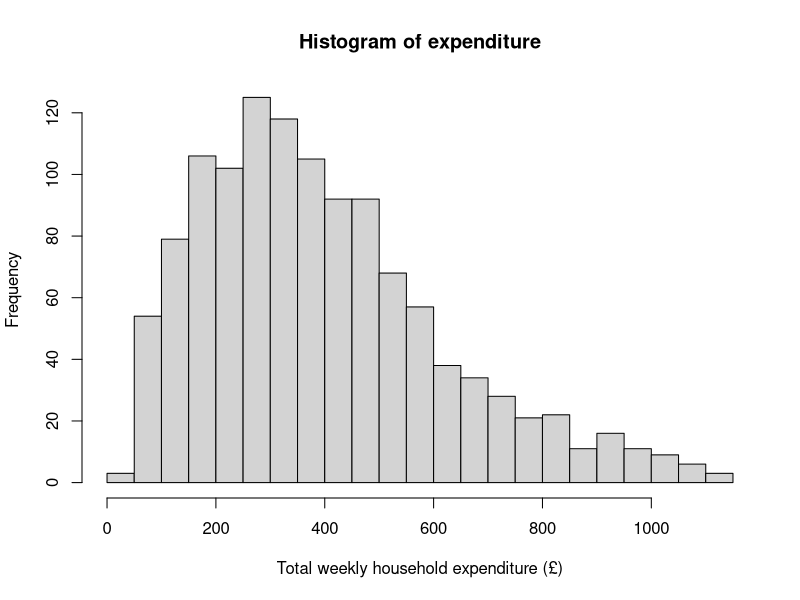
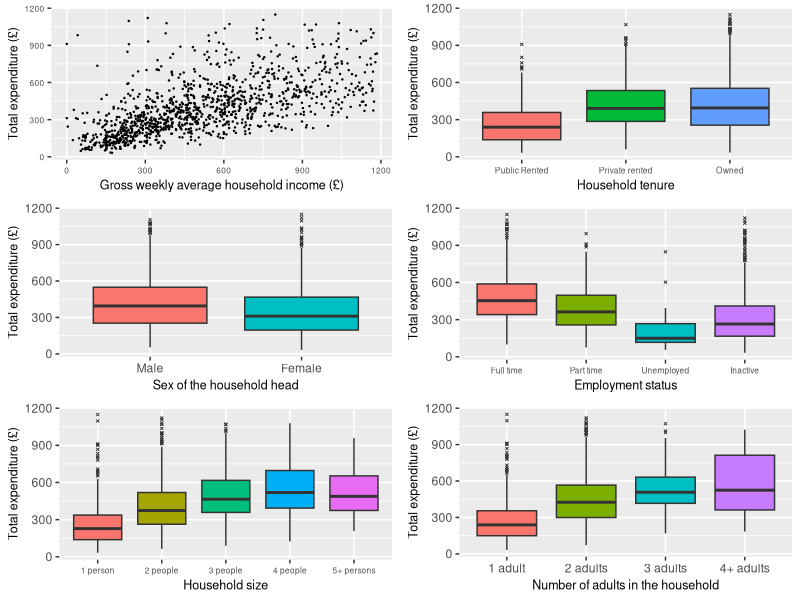
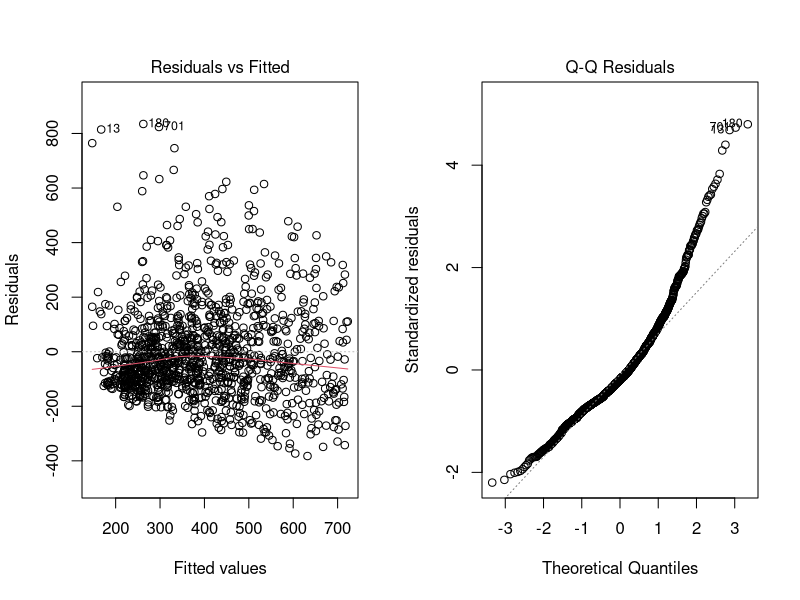
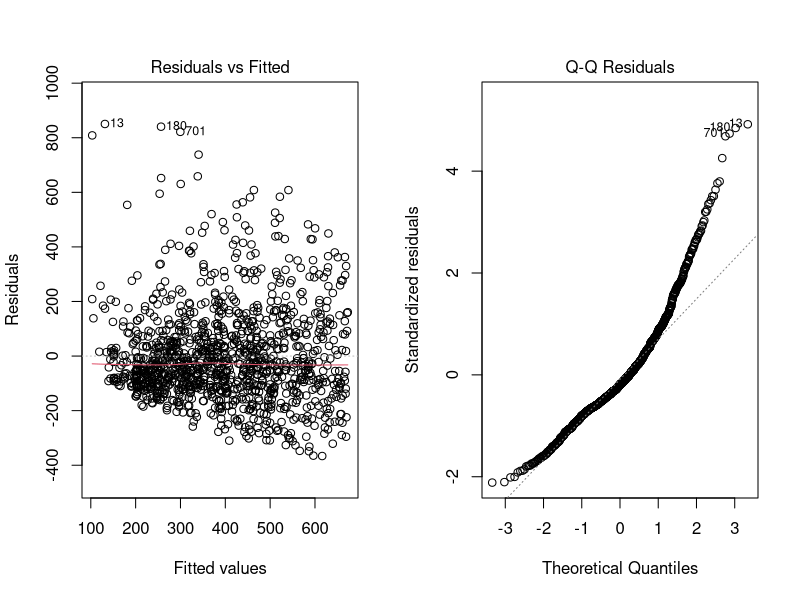
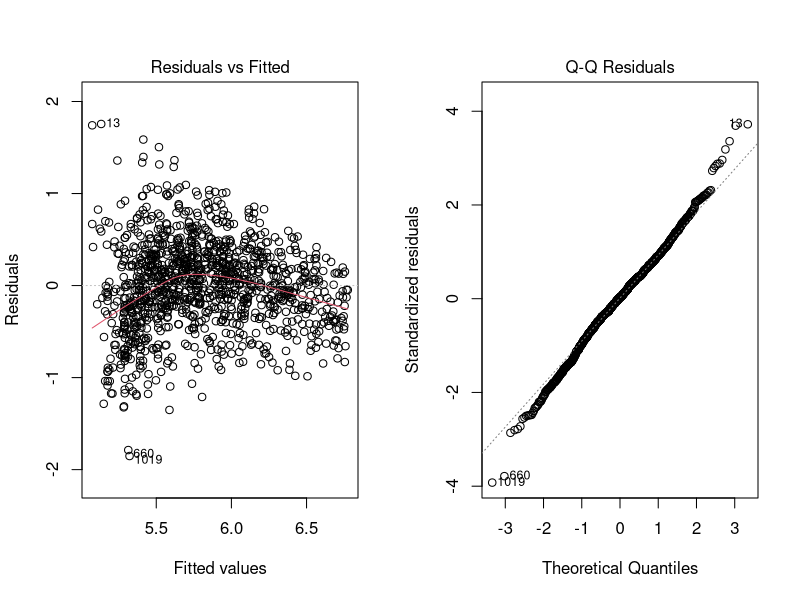
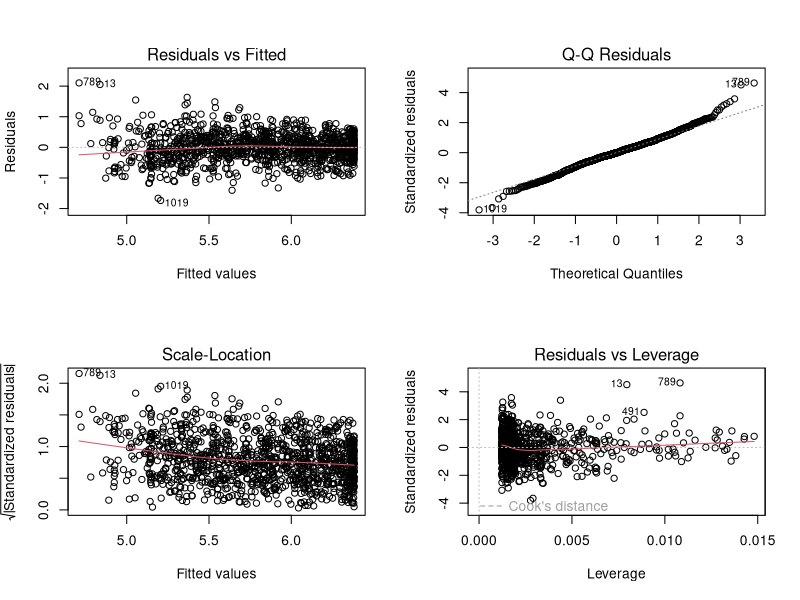
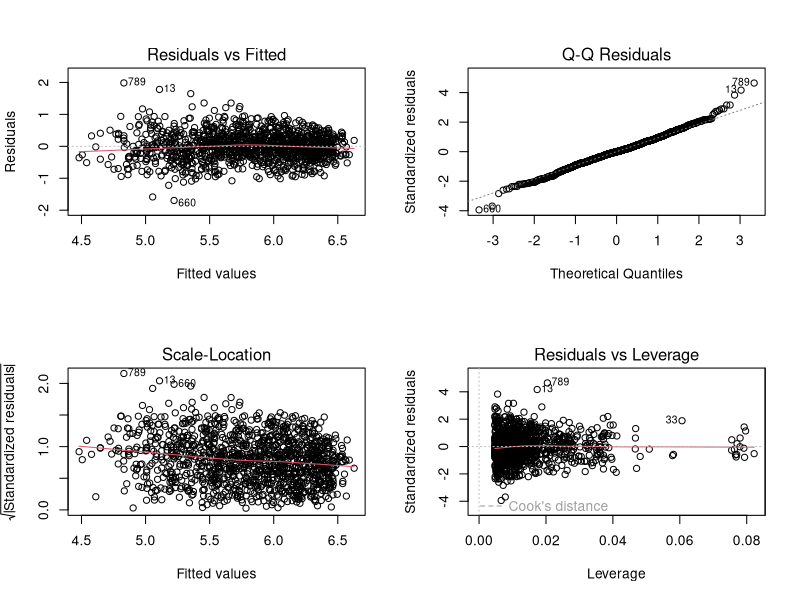
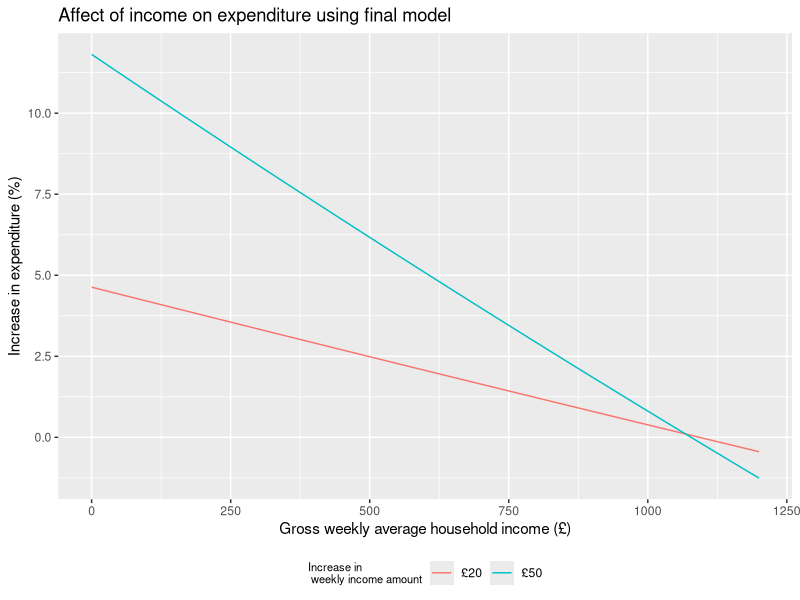

These figures' R source, in order:
## ---- chunk 1
#Initial environment setup
setwd("~/Desktop/GLM/Coursework/GLM-CW")
expend.df <- read.table("expenditure.txt")
library(tidyverse)
library(kableExtra)
library(gridExtra)
library(broom)
library(MASS)
## ---- chunk 2
#Data cleaning

#coding variables as factors
expend.df$house.ten <- factor(expend.df$house.ten,levels=c(1:3),labels=c("Public Rented","Private rented","Owned"))
expend.df$sex.hh <- factor(expend.df$sex.hh,levels=c(1,2),labels=c("Male","Female"))
expend.df$lab.force <- factor(expend.df$lab.force,levels=c(1:4),labels=c("Full time", "Part time","Unemployed","Inactive"))
expend.df$hh.size <- factor(expend.df$hh.size,levels=c(1:5),labels = c("1 person","2 people","3 people","4 people","5+ persons"))
expend.df$hh.adults <- factor(expend.df$hh.adults,levels = c(1:4), labels = c("1 adult","2 adults","3 adults","4+ adults"))

## ---- chunk 3
#Histogram to examine the expenditure
hist(expend.df$expenditure,breaks = 20,
     xlab = "Total weekly household expenditure (£)",
     main = "Histogram of expenditure")
## ---- chunk 4
#calculating mean of expenditure
mean.expend <- mean(expend.df$expenditure)
mean.expend

#finding number of households spending less than the mean
sum(expend.df$expenditure<mean.expend)

#percent of households earning less than the mean
round(sum(expend.df$expenditure<mean.expend)/dim(expend.df)[1],3)
## ---- chunk 5
#Creating the 
#scatter plot to look at relationship between income and expenditure
p1<-ggplot(data=expend.df,aes(x=income,y=expenditure))+
  geom_point(size=0.2)+
  xlab("Gross weekly average household income (£)")+
  ylab("Total expenditure (£)")+
  theme(axis.text=element_text(size=6),
        axis.title=element_text(size=9))

#boxplots
p2<-ggplot(data=expend.df,aes(y=expenditure,x=house.ten,fill=house.ten))+
  geom_boxplot(outlier.size = 0.5,outlier.shape = 4)+
  xlab("Household tenure")+
  ylab("Total expenditure (£)")+
  guides(fill= "none")+
  theme(axis.text.x = element_text(size = 6),
        axis.title=element_text(size=9))

#scale_fill_discrete(name="Household\ntenure")

p3<-ggplot(data=expend.df,aes(y=expenditure,x=sex.hh,fill=sex.hh))+
  geom_boxplot(outlier.size = 0.5,outlier.shape = 4)+
  xlab("Sex of the household head")+
  ylab("Total expenditure (£)")+
  guides(fill= "none")+
  theme(axis.title = element_text(size = 9))
  
p4<-ggplot(data=expend.df,aes(y=expenditure,x=lab.force,fill=lab.force))+
  geom_boxplot(outlier.size = 0.5,outlier.shape = 4)+
  xlab("Employment status")+
  ylab("Total expenditure (£)")+
  guides(fill= "none")+
  theme(axis.text.x = element_text(size = 6),
        axis.title=element_text(size=9))

p5<-ggplot(data=expend.df,aes(y=expenditure,x=hh.size,fill=hh.size))+
  geom_boxplot(outlier.size = 0.5,outlier.shape = 4)+
  xlab("Household size")+
  ylab("Total expenditure (£)")+
  guides(fill= "none")+
  theme(axis.text.x = element_text(size = 6),
        axis.title=element_text(size=9))

p6<-ggplot(data=expend.df,aes(y=expenditure,x=hh.adults,fill=hh.adults))+
  geom_boxplot(outlier.size = 0.5,outlier.shape = 4)+
  xlab("Number of adults in the household")+
  ylab("Total expenditure (£)")+
  guides(fill= "none")+
  theme(axis.title = element_text(size = 9))

grid.arrange(p1,p2,p3,p4,p5,p6,ncol=2,nrow=3)
## ---- chunk 6
#Question 2
#Fitting linear model
lm.income<-lm(expenditure~income,data = expend.df)
#creating table to display results
knitr::kable(as.data.frame(tidy(lm.income)[,1:3]),digits=3,caption = "Estimated coefficients and SE for part 2 model")%>%
  row_spec(0,bold=T)%>%
  kable_styling(position = "center",latex_options = "HOLD_position")
## ---- chunk 7
#Creating diagnostic plots
par(mfrow=c(1,2))
plot(lm.income,1)
plot(lm.income,2)
## ---- chunk 8
#Question 3
#Fitting model
lm.income.sqd <- lm(expenditure~income+I(income^2),data = expend.df)

#Producing table of results
knitr::kable(as.data.frame(tidy(lm.income.sqd)[,1:3]),digits=5,caption = "Estimated coefficients and SE for part 3 model")%>%
  row_spec(0,bold=T)%>%
  kable_styling(position = "center",latex_options = "HOLD_position")
## ---- chunk 9
#Creating diagnostic plots
par(mfrow=c(1,2))
plot(lm.income.sqd,1)
plot(lm.income.sqd,2)
## ---- chunk 10
#Question 4
#Fitting model
lm.log.income<-lm(log(expenditure)~income,data = expend.df)

#Producing table of results
knitr::kable(as.data.frame(tidy(lm.log.income)[,1:3]),digits=5,caption = "Estimated coefficients and SE for part 4 model")%>%
  row_spec(0,bold=T)%>%
  kable_styling(position = "center",latex_options = "HOLD_position")
## ---- chunk 11
#Creating diagnostic plots
par(mfrow=c(1,2))
plot(lm.log.income,1)
plot(lm.log.income,2)
## ---- chunk 12
#Question 4
#Fitting model
lm.log.income.sqd <- lm(log(expenditure)~income+I(income^2),data = expend.df)

#Producing table of results
knitr::kable(as.data.frame(tidy(lm.log.income.sqd)[,1:3]),digits=7,caption = "Estimated coefficients and SE for part 5 model")%>%
  row_spec(0,bold=T)%>%
  kable_styling(position = "center",latex_options = "HOLD_position")
## ---- chunk 13
#Creating diagnostic plots
par(mfrow=c(2,2))
plot(lm.log.income.sqd)
## ---- chunk 14
#Creating dataframe to store measures to compare models by
Model.comparison.data <- data.frame("Model"=c("Part 2","Part 3","Part 4", "Part 5"),
           "AIC"=c(AIC(lm.income),AIC(lm.income.sqd),AIC(lm.log.income),AIC(lm.log.income.sqd)),
           "Adj R squared"=c(glance(lm.income)$adj.r.squared,
                             glance(lm.income.sqd)$adj.r.squared,
                             glance(lm.log.income)$adj.r.squared,
                             glance(lm.log.income.sqd)$adj.r.squared))

knitr::kable(Model.comparison.data,digits=3,caption = "Comparing the AIC and adjusted R squared of models from part 2-5")%>%
  row_spec(0,bold=T)%>%
  kable_styling(position = "center",latex_options = "HOLD_position")
## ---- chunk 15
#calculating percent increase

model.p5.increase <- function(initial,increase){
  #values of regression coefficients
  beta_1 <- 3.117180e-03	
  beta_2 <- -1.453272e-06	

 #Formula to calculate percent increase
 perc.inc <- (exp(beta_1*(initial+increase)+beta_2*(initial+increase)^2)/exp(beta_1*initial+beta_2*initial^2)-1)*100 
 
 return(perc.inc)
}

model.p5.increase(512,20)

#finding when increase in expenditure becomes negative
model.p5.increase(1050,20)
model.p5.increase(1060,20)
model.p5.increase(1070,20)
## ---- chunk 16
#Checking variance inflation factors (generalized as variables include factors)
car::vif(lm(log(expenditure)~income+I(income^2)+hh.size+hh.adults+sex.hh+lab.force+house.ten,data=expend.df))
## ---- chunk 17
#Creating tables for chi-squared test
prop.table(table(expend.df$hh.size,expend.df$hh.adults),2)
## ---- chunk 18
#Producing models to check relationship of number of adults and household size

lm.adult <- lm(log(expenditure)~income+I(income^2)+hh.adults,data = expend.df)
anova(lm.adult)
#adult significant
  
lm.size <- lm(log(expenditure)~income+I(income^2)+hh.size,data = expend.df)
anova(lm.size)
#size significant

lm.adult.size <- lm(log(expenditure)~income+I(income^2)+hh.size+hh.adults,data = expend.df)
anova(lm.adult.size)
#adult no longer significant
## ---- chunk 19
#Testing if interactions are significant
lm.int.income.sex <- lm(log(expenditure)~income*sex.hh+I(income^2),data=expend.df)
anova(lm.int.income.sex)
#Not significant

lm.int.income.lab <- lm(log(expenditure)~income*lab.force+I(income^2),data=expend.df)
anova(lm.int.income.lab)
#Significant

lm.int.income.size <- lm(log(expenditure)~income*hh.size+I(income^2),data=expend.df)
anova(lm.int.income.size)
#Significant

lm.int.income.ten <- lm(log(expenditure)~income*house.ten+I(income^2),data=expend.df)
anova(lm.int.income.ten)
#Significant
## ---- chunk 20
lm.int.sex.size <- lm(log(expenditure)~income+I(income^2)+hh.size*sex.hh+lab.force+house.ten,data=expend.df)
anova(lm.int.sex.size)
#significant

lm.int.sex.labour <- lm(log(expenditure)~income+I(income^2)+hh.size+sex.hh*lab.force+house.ten,data=expend.df)
anova(lm.int.sex.labour)
#not significant

lm.int.sex.tenure <- lm(log(expenditure)~income+I(income^2)+hh.size+sex.hh*house.ten+lab.force,data=expend.df)
anova(lm.int.sex.tenure)
#not significant

lm.int.size.labour <- lm(log(expenditure)~income+I(income^2)+hh.size*lab.force+sex.hh+house.ten,data=expend.df)
anova(lm.int.size.labour)
#not significant

lm.int.size.tenure <- lm(log(expenditure)~income+I(income^2)+hh.size*house.ten+sex.hh+lab.force,data=expend.df)
anova(lm.int.size.tenure)
#not significant

lm.int.labour.tenure <- lm(log(expenditure)~income+I(income^2)+hh.size+sex.hh+lab.force*house.ten,data=expend.df)
anova(lm.int.labour.tenure)
#significant
## ---- chunk 21
#Full model of all variables I want to consider
lm.log.full<-lm(log(expenditure)~income*lab.force+I(income^2)+income*house.ten+
                  income*hh.size+sex.hh*hh.size+lab.force:house.ten,data=expend.df)

AIC(lm.log.full)

#Iteratively performing model selection process
drop1(lm.log.full)
#removing lab.force:house.ten will decrease AIC
lm.full.1.deletion <- update(lm.log.full,.~.-lab.force:house.ten)
AIC(lm.full.1.deletion)

drop1(lm.full.1.deletion)
#removing any variables increases AIC thus stop iterative process

#comparing with original model
glance(lm.log.income.sqd)$adj.r.squared
glance(lm.full.1.deletion)$adj.r.squared

#AIC has been reduced and adjusted R^2 increased

anova(lm.full.1.deletion)
#All variables left statistically significant except income:house.ten
## ---- chunk 22
#Looking at which exponentiated coefficients are approx 1
data.frame("coefficent"=tidy(lm.full.1.deletion)[,1],exp(tidy(lm.full.1.deletion)[,2]))
## ---- chunk 23
#Producing table of all exponentiated regession coefficients that are approx 1
knitr::kable(data.frame(tidy(lm.full.1.deletion)[14:22,1],exp(tidy(lm.full.1.deletion)[14:22,2])),digits=5,caption="Exponentiated coefficents of explantory variables with negliable effect on expenditure",)%>%
  row_spec(0,bold=T)%>%
  kable_styling(position = "center",latex_options = "HOLD_position", font_size = 7)
## ---- chunk 24
#updating to simpler model
lm.simple.model.1 <- update(lm.full.1.deletion, .~.-income:lab.force-income:hh.size-income:house.ten)

summary(lm.simple.model.1)

drop1(lm.simple.model.1)
#lowest AIC when don't remove any variables

#Therefore this is my final model
lm.final.model <- lm.simple.model.1

AIC(lm.final.model)
## ---- chunk 25
#Producing diagnostic plots
par(mfrow=c(2,2))
plot(lm.final.model)
## ---- chunk 26
#Calculating confidence intervals 

lwr <-exp(tidy(lm.final.model)$estimate+c(-1)*qnorm(0.975)*tidy(lm.final.model)$std.error)
upr <- exp(tidy(lm.final.model)$estimate+c(1)*qnorm(0.975)*tidy(lm.final.model)$std.error)

Point.estimates <- round(exp(tidy(lm.final.model)[,2]),4)
p.values <- round(tidy(lm.final.model)[,5],4)


#Producing tables to display result
knitr::kable(data.frame("coefficent"=tidy(lm.final.model)[,1],
                 Point.estimates,
                 "Confidence Interval 95%"=c(paste("(",round(lwr,4),", ",round(upr,4),")")),
                 p.values),digits=4,caption = "Summary of multiplicative effect of variables on expenditure")%>%
  row_spec(0,bold=T)%>%
  kable_styling(full_width=F,latex_options = "HOLD_position",position= "center")

## ---- chunk 27
#Creating table for effect of sex and household size
sum.final.model <- summary(lm.final.model)

#Vector of point estimate of household size
house.size.effect <- c(0,
                       sum.final.model$coefficients[9,1],
                       sum.final.model$coefficients[10,1],
                       sum.final.model$coefficients[11,1],
                       sum.final.model$coefficients[12,1])
#Vector of point estimate of effect of household size and female interaction
house.size.int <- c(0,
                       sum.final.model$coefficients[14,1],
                       sum.final.model$coefficients[15,1],
                       sum.final.model$coefficients[16,1],
                       sum.final.model$coefficients[17,1])
#vecotr of standard error of household size
house.size.effect.std <- c(0,
                       sum.final.model$coefficients[9,2],
                       sum.final.model$coefficients[10,2],
                       sum.final.model$coefficients[11,2],
                       sum.final.model$coefficients[12,2])
#vector of standard error of interation of household size and female
house.size.int.std <- c(0,
                       sum.final.model$coefficients[14,2],
                       sum.final.model$coefficients[15,2],
                       sum.final.model$coefficients[16,2],
                       sum.final.model$coefficients[17,2])
#lower and upper 95% CI bound for household size
house.size.lwr <- house.size.effect-1.96*house.size.effect.std
house.size.upr <- house.size.effect+1.96*house.size.effect.std
#lower and upper 95% CI bound for household and female interaction
house.size.int.lwr <- house.size.int-1.96*house.size.int.std
house.size.int.upr <- house.size.int+1.96*house.size.int.std

#lower and upper CI bound for being female and of household size [i]
female.house.lwr <- house.size.lwr+house.size.int.lwr+(sum.final.model$coefficients[13,1]-1.96*sum.final.model$coefficients[13,2])
female.house.upr <- house.size.upr+house.size.int.upr+(sum.final.model$coefficients[13,1]+1.96*sum.final.model$coefficients[13,2])

#Creating vector of 95% CI for male and female household head with [ith] household size
male.CI <- paste0("(",round(exp(house.size.lwr),3), ", ",round(exp(house.size.upr),3),")")
female.CI <- paste0("(",round(exp(female.house.lwr),3), ", ",round(exp(female.house.upr),3),")")

#creating table of 95% CI calculated
data.frame(t(data.frame("Male head"=male.CI, "Female head"=female.CI)))%>%
  rename("1 Person"="X1",
         "2 Persons"="X2",
         "3 Persons"="X3",
         "4 Persons"="X4",
         "5+ Persons"="X5")%>%
  kable(caption = "95% CI of multiplicative effect on household expenditure of sex of household head and household size compared to a male headed household of 1 person",format = 'pandoc')

#table(expend.df$sex.hh,expend.df$hh.size)
## ---- chunk 28
#calculating percent increase of expenditure from increasing income
model.final.increase <- function(initial,increase){
  #values of regression coefficients
  beta_1 <- 0.002285
  beta_2 <- -0.000001036

 #Formula to calculate percent increase
 perc.inc <- (exp(beta_1*(initial+increase)+beta_2*(initial+increase)^2)/exp(beta_1*initial+beta_2*initial^2)-1)*100 
 
 return(perc.inc)
}

model.final.increase(512,20)
model.final.increase(512,50)

#Finding max value of income in dataset
max(expend.df$income)
#max income is 1184.472 (approx 1200)

#Creating plot to show change in percent of 
beta_1 <- 0.002285
beta_2 <- -0.000001036

x <- seq(from=0,to=1200,by=10)
inc <- 20
expend.inc.20 <- (exp(beta_1*(x+inc)+beta_2*((x+inc)^2))/exp(beta_1*x+beta_2*x^2)-1)*100
inc<-50
expend.inc.50 <- (exp(beta_1*(x+inc)+beta_2*((x+inc)^2))/exp(beta_1*x+beta_2*x^2)-1)*100

income.affect.df <- data.frame("Init.inc"=c(x,x),
                   "Inc.expend"=c(expend.inc.20,expend.inc.50),
                   "Inc.inc"=c(rep("£20",121),rep("£50",121)))%>%
  mutate(Inc.inc=factor(Inc.inc,levels = c("£20","£50"),labels=c("£20","£50")))

## ---- chunk 29
#Plotting affect of income on expenditure

ggplot(aes(Init.inc,Inc.expend,colour=Inc.inc),data=income.affect.df)+
  geom_line()+
  ylab("Increase in expenditure (%)")+
  xlab("Gross weekly average household income (£)")+
  labs(colour = "Increase in\n weekly income amount") +
  ggtitle("Affect of income on expenditure using final model")+
  theme(legend.position="bottom",
        legend.title=element_text(size=8))
